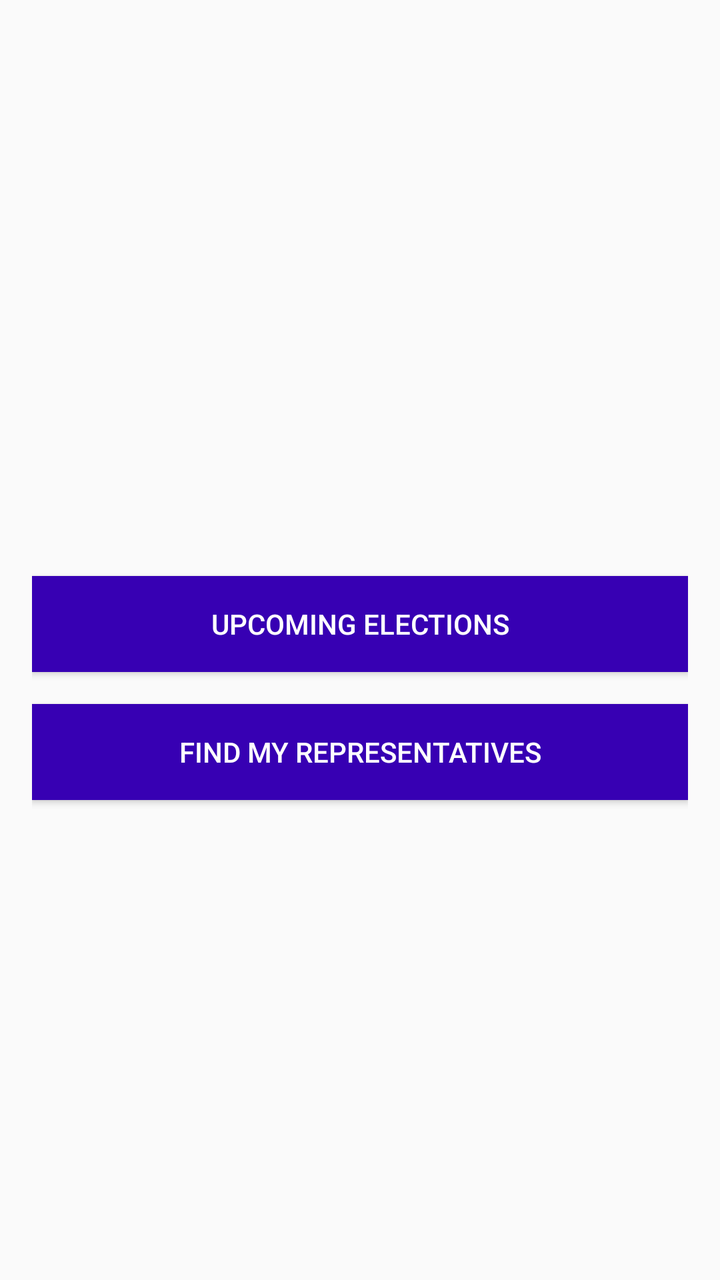
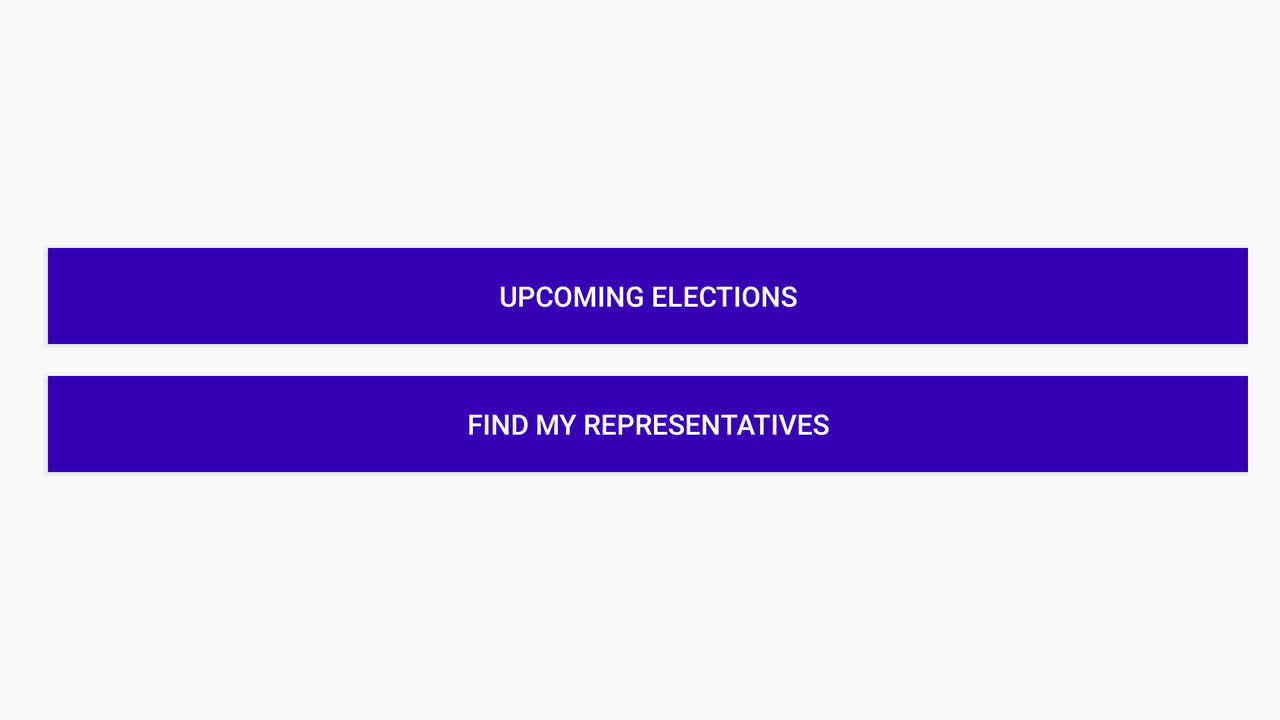

Compare how this app lays out the same screen by default and in its alternative resource folder. The renders come first, then the two layout files and the values they reference.
<!-- AndroidManifest.xml: application theme AppTheme -->
<!-- res/layout/fragment_launch.xml -->
<?xml version="1.0" encoding="utf-8"?>
<layout xmlns:android="http://schemas.android.com/apk/res/android"
    xmlns:app="http://schemas.android.com/apk/res-auto"
    xmlns:tools="http://schemas.android.com/tools">

    <data>

        <variable
            name="launchFragment"
            type="com.example.android.politicalpreparedness.launch.LaunchFragment" />
    </data>

    <androidx.constraintlayout.widget.ConstraintLayout
        android:layout_width="match_parent"
        android:layout_height="match_parent"
        android:padding="@dimen/padding_16dp"
        tools:context="com.example.android.politicalpreparedness.MainActivity">

        <ImageView
            android:id="@+id/logo"
            android:layout_width="wrap_content"
            android:layout_height="wrap_content"
            android:layout_marginBottom="@dimen/space_128dp"
            android:src="@drawable/ballot_logo"
            app:layout_constraintBottom_toBottomOf="parent"
            app:layout_constraintEnd_toEndOf="parent"
            app:layout_constraintStart_toStartOf="parent"
            app:layout_constraintTop_toTopOf="parent" />


        <Button
            android:id="@+id/upComingElectionsButton"
            style="@style/primaryButtonStyle"
            android:layout_width="@dimen/width_height_0"
            android:layout_height="wrap_content"
            android:layout_marginTop="@dimen/space_32dp"
            android:background="@color/colorPrimaryDark"
            android:onClick="@{()->launchFragment.navToElections()}"
            android:text="@string/upcoming_elections_btn_text"
            app:layout_constraintEnd_toEndOf="parent"
            app:layout_constraintStart_toStartOf="parent"
            app:layout_constraintTop_toBottomOf="@id/logo" />


        <Button
            android:id="@+id/findRepresentativeButton"
            style="@style/primaryButtonStyle"
            android:layout_width="@dimen/width_height_0"
            android:layout_height="wrap_content"
            android:layout_marginTop="@dimen/padding_16dp"
            android:onClick="@{()->launchFragment.navToRepresentatives()}"
            android:text="@string/find_my_representatives_btn_text"
            app:layout_constraintEnd_toEndOf="parent"
            app:layout_constraintStart_toStartOf="parent"
            app:layout_constraintTop_toBottomOf="@id/upComingElectionsButton" />

    </androidx.constraintlayout.widget.ConstraintLayout>
</layout>
<!-- resources referenced by this layout -->
<resources>
  <dimen name="padding_16dp">16dp</dimen>
  <dimen name="space_128dp">128dp</dimen>
  <dimen name="space_32dp">32dp</dimen>
  <dimen name="width_height_0">0dp</dimen>
  <string name="find_my_representatives_btn_text">find my representatives</string>
  <string name="upcoming_elections_btn_text">upcoming elections</string>
  <style name="primaryButtonStyle" parent="Widget.AppCompat.Button">
          <item name="android:textColor">@color/white</item>
          <item name="android:background">@color/colorPrimaryDark</item>
      </style>
  <style name="AppTheme" parent="Theme.AppCompat.Light.DarkActionBar">
          
          <item name="colorPrimary">@color/colorPrimary</item>
          <item name="colorPrimaryDark">@color/colorPrimaryDark</item>
          <item name="colorAccent">@color/colorAccent</item>
      </style>
</resources>
<!-- res/layout-land/fragment_launch.xml (the repository's variant of the layout above) -->
<!-- drawn on the phone turned sideways -->
<?xml version="1.0" encoding="utf-8"?>
<layout xmlns:android="http://schemas.android.com/apk/res/android"
    xmlns:app="http://schemas.android.com/apk/res-auto"
    xmlns:tools="http://schemas.android.com/tools">

    <data>

        <variable
            name="launchFragment"
            type="com.example.android.politicalpreparedness.launch.LaunchFragment" />
    </data>

    <androidx.constraintlayout.widget.ConstraintLayout
        android:layout_width="match_parent"
        android:layout_height="match_parent"
        android:padding="@dimen/padding_16dp"
        tools:context="com.example.android.politicalpreparedness.MainActivity">

        <ImageView
            android:id="@+id/logo"
            android:layout_width="wrap_content"
            android:layout_height="wrap_content"
            android:src="@drawable/ballot_logo"
            app:layout_constraintBottom_toBottomOf="parent"
            app:layout_constraintStart_toStartOf="parent"
            app:layout_constraintTop_toTopOf="parent" />


        <Button
            android:id="@+id/upComingElectionsButton"
            style="@style/primaryButtonStyle"
            android:layout_width="@dimen/width_height_0"
            android:layout_height="wrap_content"
            android:layout_marginStart="@dimen/default_padding"
            android:background="@color/colorPrimaryDark"
            android:onClick="@{()->launchFragment.navToElections()}"
            android:text="@string/upcoming_elections_btn_text"
            app:layout_constraintBottom_toTopOf="@+id/findRepresentativeButton"
            app:layout_constraintEnd_toEndOf="parent"
            app:layout_constraintHorizontal_bias="0.5"
            app:layout_constraintStart_toEndOf="@id/logo"
            app:layout_constraintTop_toTopOf="parent"
            app:layout_constraintVertical_chainStyle="packed" />


        <Button
            android:id="@+id/findRepresentativeButton"
            style="@style/primaryButtonStyle"
            android:layout_width="0dp"
            android:layout_height="wrap_content"
            android:layout_marginStart="@dimen/default_padding"
            android:layout_marginTop="@dimen/padding_16dp"
            android:background="@color/colorPrimaryDark"
            android:onClick="@{()->launchFragment.navToRepresentatives()}"
            android:text="@string/find_my_representatives_btn_text"
            app:layout_constraintBottom_toBottomOf="parent"
            app:layout_constraintEnd_toEndOf="parent"
            app:layout_constraintHorizontal_bias="0.5"
            app:layout_constraintStart_toEndOf="@id/logo"
            app:layout_constraintTop_toBottomOf="@+id/upComingElectionsButton" />

    </androidx.constraintlayout.widget.ConstraintLayout>
</layout>
<!-- resources referenced by the variant -->
<!-- as the phone turned sideways resolves them -->
<resources>
  <dimen name="default_padding">8dp</dimen>
  <dimen name="padding_16dp">16dp</dimen>
  <dimen name="width_height_0">0dp</dimen>
  <string name="find_my_representatives_btn_text">find my representatives</string>
  <string name="upcoming_elections_btn_text">upcoming elections</string>
  <style name="primaryButtonStyle" parent="Widget.AppCompat.Button">
          <item name="android:textColor">@color/white</item>
          <item name="android:background">@color/colorPrimaryDark</item>
      </style>
  <style name="AppTheme" parent="Theme.AppCompat.Light.DarkActionBar">
          
          <item name="colorPrimary">@color/colorPrimary</item>
          <item name="colorPrimaryDark">@color/colorPrimaryDark</item>
          <item name="colorAccent">@color/colorAccent</item>
      </style>
</resources>
